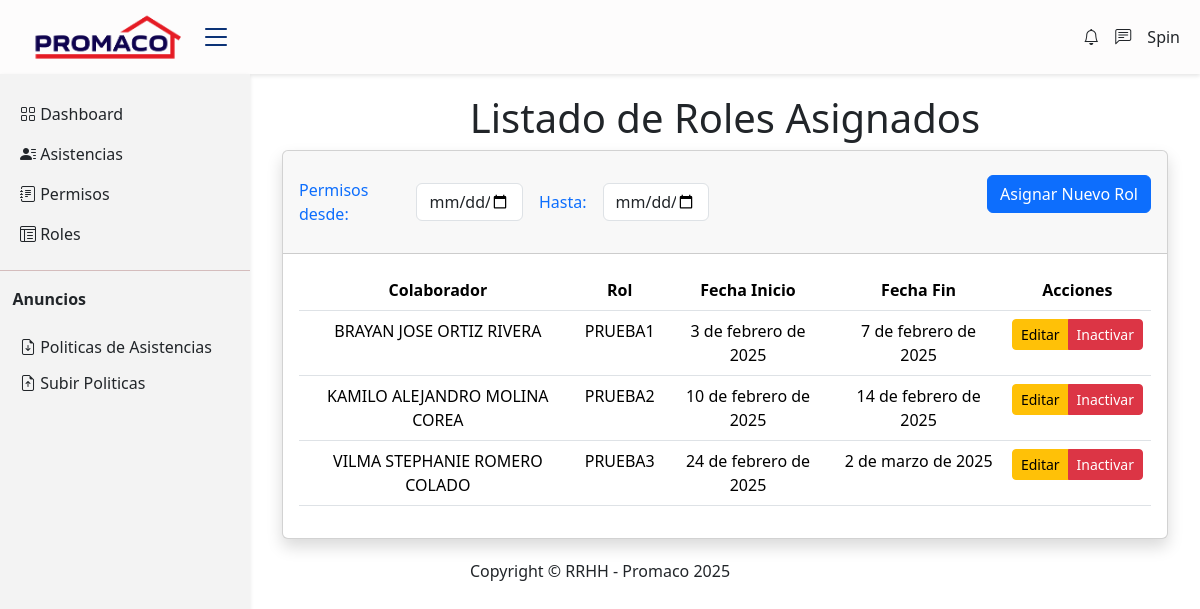
The page /roles/roles-asignados/ (signed in) on the database its author committed.
### Apps/roles/models.py (models this page shows, shortened)
class RolAsignado(models.Model):
    colaborador = models.ForeignKey(
        Colaboradores, on_delete=models.CASCADE, related_name='roles_asignados')
    rol = models.ForeignKey(
        Rol, on_delete=models.CASCADE, related_name='colaboradores_asignados'
    )  # Relación con el rol
    fecha_inicio = models.DateField()  # Fecha de inicio del rol
    fecha_fin = models.DateField()  # Fecha de fin del rol
    estado = models.CharField(
        max_length=8,
        choices=[('ACTIVO', 'ACTIVO'), ('INACTIVO', 'INACTIVO')],
        default='ACTIVO'
    )  # Control de estado
    creado_por = models.CharField(
        max_length=100, default='SISTEMA')  # Quién creó el registro
    modificado_por = models.CharField(
        max_length=100, null=True, blank=True)  # Última modificación
    fecha_creacion = models.DateTimeField(
        auto_now_add=True)  # Fecha de creación
    fecha_modificacion = models.DateTimeField(
        auto_now=True)  # Última actualización
    class Meta:
        unique_together = ('colaborador', 'rol',
                           'fecha_inicio')  # Evita duplicados
        db_table = 'roles_asignados'

class Rol(models.Model):
    nombre = models.CharField(max_length=100, unique=True)  # Nombre del rol
    descripcion = models.TextField(
        null=True, blank=True)  # Descripción opcional
    hora_inicio_semana = models.TimeField()  # Horario de lunes a viernes (inicio)
    hora_fin_semana = models.TimeField()  # Horario de lunes a viernes (fin)
    hora_inicio_sabado = models.TimeField(
        null=True, blank=True)  # Horario del sábado (opcional)
    hora_fin_sabado = models.TimeField(
        null=True, blank=True)  # Horario del sábado (opcional)
    hora_inicio_domingo = models.TimeField(
        null=True, blank=True)  # Horario del domingo (opcional)
    hora_fin_domingo = models.TimeField(
        null=True, blank=True)  # Horario del domingo (opcional)
    estado = models.CharField(
        max_length=8,
        choices=[('ACTIVO', 'ACTIVO'), ('INACTIVO', 'INACTIVO')],
        default='ACTIVO'
    )  # Control de estado
    creado_por = models.CharField(
        max_length=100, default='SISTEMA')  # Quién creó el registro
    modificado_por = models.CharField(
        max_length=100, null=True, blank=True)  # Última modificación
    fecha_creacion = models.DateTimeField(auto_now_add=True)  # Creado en
    fecha_actualizacion = models.DateTimeField(
        auto_now=True)  # Última actualización
    class Meta:
        db_table = 'roles'

### Apps/permisos/models.py (models this page shows, shortened)
class Colaboradores(models.Model):
    codigocolaborador = models.CharField(max_length=20, null=True, blank=True)
    empresa = models.ForeignKey(
        'Empresas',
        null=True,
        blank=True,
        on_delete=models.SET_NULL,
        related_name='colaboradores'
    )
    sucursal = models.ForeignKey(
        'Sucursal',
        null=True,
        blank=True,
        on_delete=models.SET_NULL,
        related_name='colaboradores'
    )
    unidad_de_negocio = models.ForeignKey(
        'Unidad_Negocio',
        null=True,
        blank=True,
        on_delete=models.SET_NULL,
        related_name='colaboradores'
    )
    departamento = models.ForeignKey(
        'Departamento',
        null=True,
        blank=True,
        on_delete=models.SET_NULL,
        related_name='colaboradores'
    )
    jefe = models.ForeignKey(
        'Jefes',
        null=True,
        blank=True,
        on_delete=models.SET_NULL,
        related_name='colaboradores'
    )
    nombrecolaborador = models.CharField(max_length=255, null=True, blank=True)
    estado = models.CharField(
        max_length=8,
        choices=[('ACTIVO', 'ACTIVO'), ('INACTIVO', 'INACTIVO')],
        default='ACTIVO'
    )
    fechacreacion = models.DateTimeField(auto_now_add=True)
    fechaactualizacion = models.DateTimeField(auto_now=True)
    class Meta:
        db_table = 'colaboradores'

### Apps/roles/views.py (the view)
# urls.py: path('roles-asignados/', views.rolasignado_list, name='rolasignado_list'),
@login_required
def rolasignado_list(request):
    try:
        roles_sinAsignar = Rol.objects.filter(estado='ACTIVO')
        colaboradores = Colaboradores.objects.all()
        roles_asignados = RolAsignado.objects.filter(estado='ACTIVO')
    except Exception as e:
        logger.exception("Error al obtener datos para roles asignados")
        messages.error(
            request, "Error al obtener la lista de roles asignados.")
        return redirect('rol_list')
    return render(request, 'rolasignado_crud.html', {
        'roles_asignados': roles_asignados,
        'colaboradores': colaboradores,
        'roles': roles_sinAsignar,
    })

### Apps/roles/templates/rolasignado_crud.html (shortened to what this page needs)
{% extends 'base.html' %} {% load static %} {% block content %}
<link
  href="https://cdn.jsdelivr.net/npm/bootstrap@5.3.3/dist/css/bootstrap.min.css"
  rel="stylesheet"
/>
<div id="wrapper">
  <div id="content-wrapper" class="d-flex flex-column">
    <div id="content">
      <div class="container-fluid">
        <div class="align-items-center">
          <h1 class="text-gray-800 text-center font-weight-bold">
            Listado de Roles Asignados
          </h1>
        </div>
        <div class="card shadow mb-12">
          <div class="card-header py-3">
            <div class="d-flex align-items-center justify-content-between">
              <div class="col-md-6 d-flex align-items-center">
                <label for="" class="m-0 font-weight-bold text-primary">
                  Permisos desde:
                </label>
                <input type="date" class="m-3 form-control w-25" />
                <label for="" class="m-0 font-weight-bold text-primary">
                  Hasta:
                </label>
                <input type="date" class="m-3 form-control w-25" />
              </div>
              <div class="btn-group ms-auto" role="group">
                <div class="d-flex justify-content-end mb-3">
                  <button
                    class="btn btn-primary"
                    data-bs-toggle="modal"
                    data-bs-target="#createRolAsignadoModal"
                  >
                    Asignar Nuevo Rol
                  </button>
                </div>
              </div>
            </div>
          </div>
          <div class="card-body">
            <div class="table-responsive">
              <table
                class="table datatable text-center"
                id="dataTable"
                cellspacing="0"
              >
                <thead class="text-center">
                  <tr class="table-tr">
                    <th>Colaborador</th>
                    <th>Rol</th>
                    <th>Fecha Inicio</th>
                    <th>Fecha Fin</th>
                    <th>Acciones</th>
                  </tr>
                </thead>
                <tbody>
                  {% for ra in roles_asignados %}
                  <tr>
                    <td>{{ ra.colaborador.nombrecolaborador }}</td>
                    <td>{{ ra.rol.nombre }}</td>
                    <td>{{ ra.fecha_inicio }}</td>
                    <td>{{ ra.fecha_fin }}</td>
                    <td>
                      <div class="btn-group">
                        <button
                          class="btn btn-warning btn-sm"
                          data-bs-toggle="modal"
                          data-bs-target="#updateRolAsignadoModal{{ ra.id }}"
                        >
                          Editar
                        </button>
                        <button
                          class="btn btn-danger btn-sm"
                          data-bs-toggle="modal"
                          data-bs-target="#inactivateRolAsignadoModal{{ ra.id }}"
                        >
                          Inactivar
                        </button>
                      </div>
                    </td>
                  </tr>
                  {% endfor %}
                </tbody>
              </table>
            </div>
          </div>
        </div>
      </div>
      {% endblock %}

### static/css/style.css (style rules this page uses)
body { background-color: rgb(200, 125, 27); }

### rows shown on the page
RolAsignado: colaborador.nombrecolaborador "BRAYAN JOSE ORTIZ RIVERA", rol.nombre "PRUEBA1", fecha_inicio "3 de febrero de 2025", fecha_fin "7 de febrero de 2025"
RolAsignado: colaborador.nombrecolaborador "KAMILO ALEJANDRO MOLINA COREA", rol.nombre "PRUEBA2", fecha_inicio "10 de febrero de 2025", fecha_fin "14 de febrero de 2025"
RolAsignado: colaborador.nombrecolaborador "VILMA STEPHANIE ROMERO COLADO", rol.nombre "PRUEBA3", fecha_inicio "24 de febrero de 2025", fecha_fin "2 de marzo de 2025"
